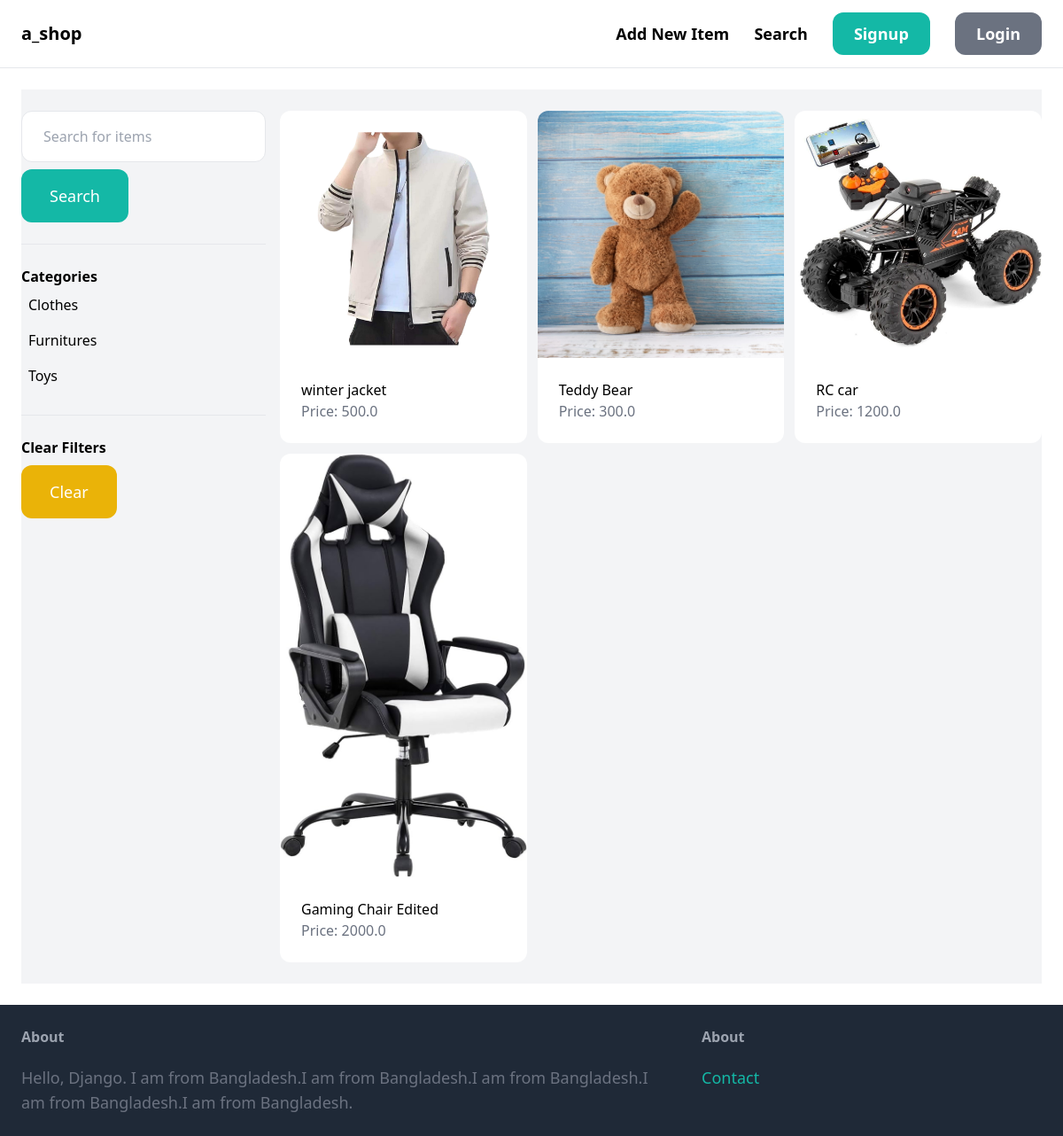
The app's page /items/ with its own data.
### item/models.py (models this page shows, shortened)
class Category(models.Model):
    name = models.CharField(max_length=255)
    class Meta:
        ordering = ("name",)
        verbose_name_plural = "Categories"

class Item(models.Model):
    category    = models.ForeignKey(Category, related_name = 'items', on_delete=models.CASCADE)
    name        = models.CharField(max_length=255)
    description = models.TextField(blank=True,null=True)
    price       = models.FloatField()
    image       = models.ImageField(upload_to='item_images',blank=True,null=True)
    is_sold     = models.BooleanField(default=False)
    created_by  = models.ForeignKey(User, related_name = 'item', on_delete=models.CASCADE)
    created_at  = models.DateTimeField(auto_now_add=True)

### item/views.py (the view)
# urls.py: path('items/', include('item.urls')),
def items(request):
    query = request.GET.get('query', '')
    category_id = request.GET.get('category', 0)
    categories = Category.objects.all()
    items = Item.objects.filter(is_sold=False)
    if category_id:
        items = items.filter(category_id=category_id)
    if query:
        items = items.filter(Q(name__icontains=query) | Q(description__icontains=query))
    return render(request, 'items.html', {
        'items': items,
        'query': query,
        'categories': categories,
        'category_id':int(category_id),
    })

### templates/items.html (shortened to what this page needs)
{% extends "base.html" %}
{% block content %}
    <div class="pb-6 grid pt-6 grid-cols-4 gap-4 bg-gray-100">
        <div class="col-span-1">
            <form method="get" action="{% url 'item:items' %}">
                <input type="text" name="query" class="w-full py-4 px-6 border rounded-xl" value="{{ query }}" placeholder="Search for items">
                <button class="mt-2 py-4 px-8 text-lg bg-teal-500 text-white rounded-xl"> Search</button>
            </form>
            <hr class="my-6">
            <p class="font-semibold">Categories</p>
            <ul>
                {% for category in categories %}
                    <li class="py-2 px-2 rounded-xl {% if category.id == category_id %} bg-gray-200 {% endif %}">
                        <a href="{% url 'item:items' %}?query={{ query }}&category={{ category.id }}">{{ category.name }}</a>
                    </li>
                {% endfor %}
            </ul>
            <hr class="my-6">
            <p class="font-semibold">Clear Filters</p>
            <ul>
                <li><a href="{% url 'item:items' %}" class="mt-2 py-4 px-8 inline-block bg-yellow-500 text-lg rounded-xl text-white">Clear</a></li>
            </ul>
        </div>
        <div class="col-span-3">
            <div class="grid grid-cols-3 gap-3">
                {% for item in items %}
                    <div>
                        <a href="{% url 'item:detail' item.id %}">
                            <div>
                                <img src="{{item.image.url}}" class="rounded-t-xl" alt="">
                            </div>
                            <div class="p-6 bg-white rounded-b-xl">
                                <h2 class="text-exl">{{ item.name }}</h2>
                                <p class="text-gray-500">Price: {{ item.price }}</p>
                            </div>
                        </a>
                    </div>
                {% endfor %}
            </div>
        </div>
    </div>
{% endblock content %}

### records on screen
Category: name "Clothes"
Category: name "Furnitures"
Category: name "Toys"
Item: image (picture), name "winter jacket", price "500.0"
Item: image (picture), name "Teddy Bear", price "300.0"
Item: image (picture), name "RC car", price "1200.0"
Item: image (picture), name "Gaming Chair Edited", price "2000.0"
